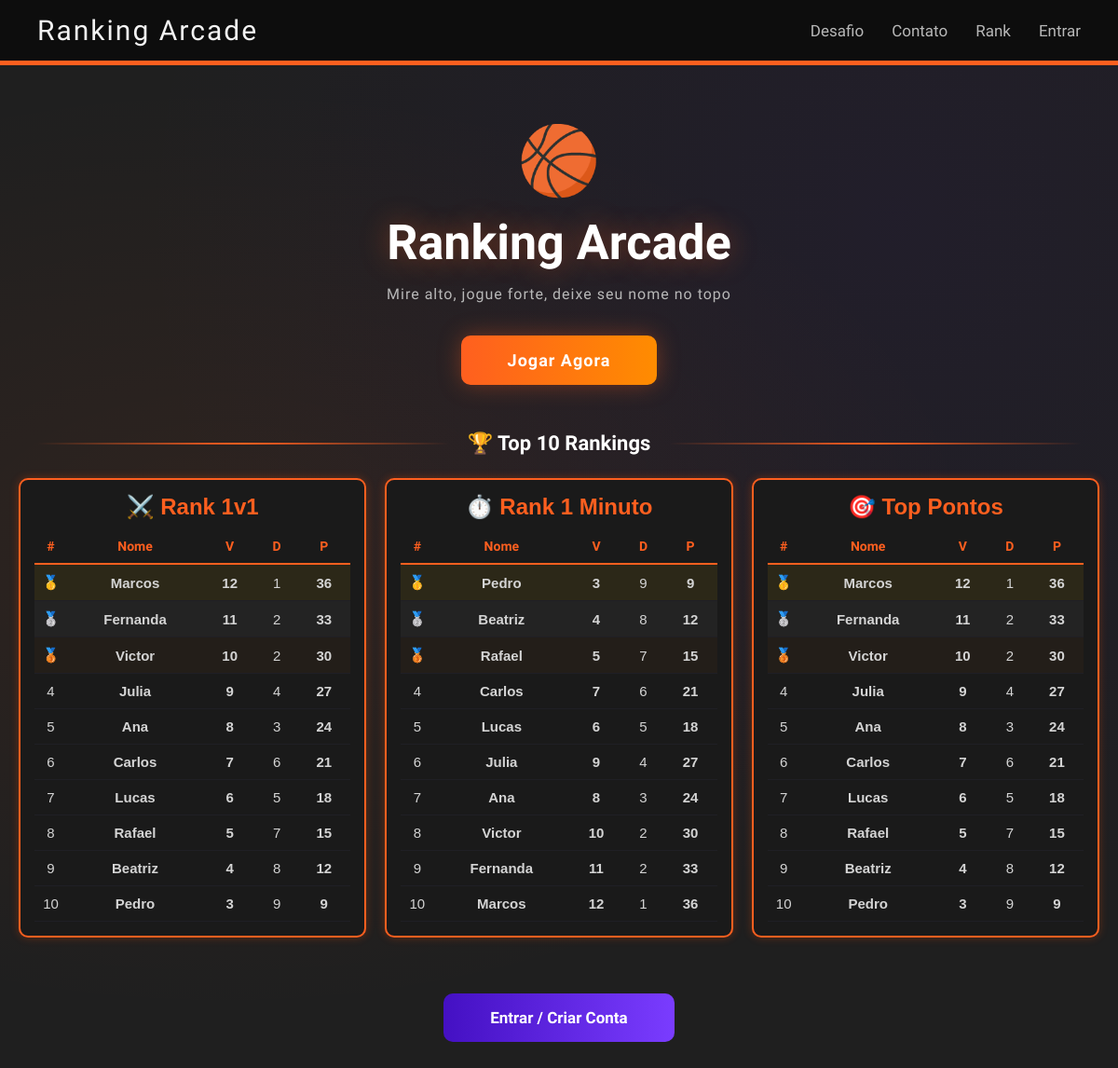
Before: / with the older database file.
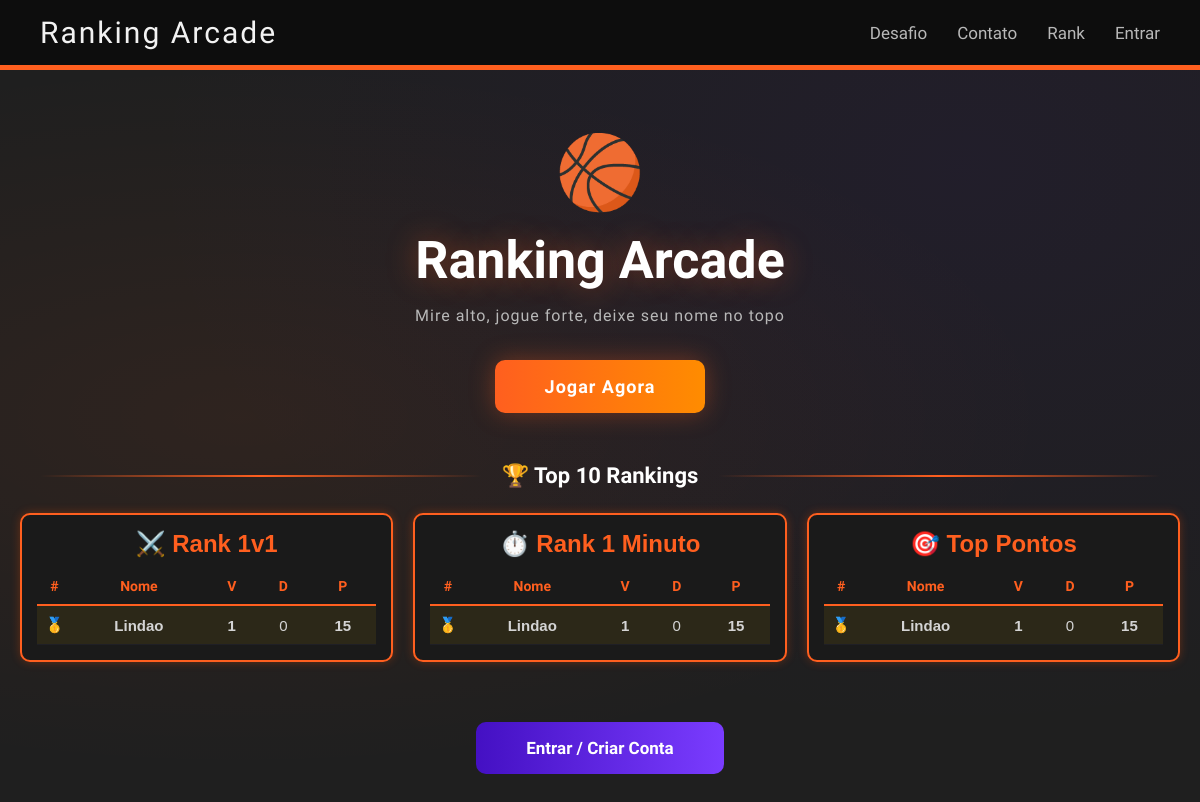
After: the same page with the newer database file.
### tables this page shows
CREATE TABLE jogadores (
            id       INTEGER PRIMARY KEY AUTOINCREMENT,
            nome     TEXT NOT NULL UNIQUE,
            vitorias INTEGER DEFAULT 0,
            derrotas INTEGER DEFAULT 0,
            pontos   INTEGER DEFAULT 0
        );

### main.py (the view)
@app.route("/")
def index():
    return render_template(
        "index.html",
        rank1v1=get_ranking("vitorias"),
        rank1min=get_ranking("derrotas"),
        rankpontos=get_ranking("pontos")
    )

### main.py (called while the page is built)
def get_db():
    conn = sqlite3.connect("ranking.db")
    conn.row_factory = sqlite3.Row
    return conn

def get_ranking(ordenacao):
    colunas_validas = ["vitorias", "derrotas", "pontos"]
    if ordenacao not in colunas_validas:
        ordenacao = "pontos"
    conn = get_db()
    dados = conn.execute(
        f"SELECT nome, vitorias, derrotas, pontos FROM jogadores ORDER BY {ordenacao} DESC LIMIT 10"
    ).fetchall()
    conn.close()
    return [dict(d) for d in dados]

### templates/index.html (shortened to what this page needs)
<!DOCTYPE html>
<html lang="pt-br">
<head>
    <link rel="stylesheet" href="{{ url_for('static', filename='style.css') }}">
</head>
<body class="page-index">
    <nav class="navbar">
        <h1>Ranking Arcade</h1>
        <ul>
            <li><a href="{{ url_for('desafio') }}">Desafio</a></li>
            <li><a href="{{ url_for('contato') }}">Contato</a></li>
            <li><a href="{{ url_for('rank') }}">Rank</a></li>
            <li><a href="{{ url_for('entrar') }}">Entrar</a></li>
        </ul>
    </nav>
    <div class="index-hero">
        <span class="index-hero-icon">🏀</span>
        <h1 class="index-hero-title">Ranking Arcade</h1>
        <p class="index-hero-sub">Mire alto, jogue forte, deixe seu nome no topo</p>
        <a href="{{ url_for('desafio') }}" class="arcade-btn arcade-btn-login index-hero-btn">
            Jogar Agora
        </a>
    </div>
    <div class="index-section-title">
        <span class="index-section-line"></span>
        <h2>🏆 Top 10 Rankings</h2>
        <span class="index-section-line"></span>
    </div>
    <div class="ranking-container">
        <div class="ranking-box">
            <h2>⚔️ Rank 1v1</h2>
            <table class="ranking-table">
                <thead>
                    <tr>
                        <th>#</th>
                        <th>Nome</th>
                        <th>V</th>
                        <th>D</th>
                        <th>P</th>
                    </tr>
                </thead>
                <tbody>
                    {% for jogador in rank1v1 %}
                    <tr class="{% if loop.index == 1 %}row-gold{% elif loop.index == 2 %}row-silver{% elif loop.index == 3 %}row-bronze{% endif %}">
                        <td class="rank-idx">
                            {% if loop.index == 1 %}🥇
                            {% elif loop.index == 2 %}🥈
                            {% elif loop.index == 3 %}🥉
                            {% else %}{{ loop.index }}{% endif %}
                        </td>
                        <td class="rank-player">{{ jogador.nome }}</td>
                        <td class="rank-win">{{ jogador.vitorias }}</td>
                        <td>{{ jogador.derrotas }}</td>
                        <td class="rank-pts">{{ jogador.pontos }}</td>
                    </tr>
                    {% endfor %}
                </tbody>
            </table>
        </div>
        <div class="ranking-box">
            <h2>⏱️ Rank 1 Minuto</h2>
            <table class="ranking-table">
                <thead>
                    <tr>
                        <th>#</th>
                        <th>Nome</th>
                        <th>V</th>
                        <th>D</th>
                        <th>P</th>
                    </tr>
                </thead>
                <tbody>
                    {% for jogador in rank1min %}
                    <tr class="{% if loop.index == 1 %}row-gold{% elif loop.index == 2 %}row-silver{% elif loop.index == 3 %}row-bronze{% endif %}">
                        <td class="rank-idx">
                            {% if loop.index == 1 %}🥇
                            {% elif loop.index == 2 %}🥈
                            {% elif loop.index == 3 %}🥉
                            {% else %}{{ loop.index }}{% endif %}
                        </td>
                        <td class="rank-player">{{ jogador.nome }}</td>
                        <td class="rank-win">{{ jogador.vitorias }}</td>
                        <td>{{ jogador.derrotas }}</td>
                        <td class="rank-pts">{{ jogador.pontos }}</td>
                    </tr>
                    {% endfor %}
                </tbody>
            </table>
        </div>
        <div class="ranking-box">
            <h2>🎯 Top Pontos</h2>
            <table class="ranking-table">
                <thead>
                    <tr>
                        <th>#</th>
                        <th>Nome</th>
                        <th>V</th>
                        <th>D</th>
                        <th>P</th>
                    </tr>
                </thead>
                <tbody>
                    {% for jogador in rankpontos %}
                    <tr class="{% if loop.index == 1 %}row-gold{% elif loop.index == 2 %}row-silver{% elif loop.index == 3 %}row-bronze{% endif %}">
                        <td class="rank-idx">
                            {% if loop.index == 1 %}🥇
                            {% elif loop.index == 2 %}🥈
                            {% elif loop.index == 3 %}🥉
                            {% else %}{{ loop.index }}{% endif %}
                        </td>
                        <td class="rank-player">{{ jogador.nome }}</td>
                        <td class="rank-win">{{ jogador.vitorias }}</td>
                        <td>{{ jogador.derrotas }}</td>
                        <td class="rank-pts">{{ jogador.pontos }}</td>
                    </tr>
                    {% endfor %}
                </tbody>
            </table>
        </div>
    </div>
    <div class="index-login-btn">
        <a href="{{ url_for('entrar') }}" class="arcade-btn arcade-btn-register">
            Entrar / Criar Conta
        </a>
    </div>
</body>
</html>

### static/style.css (style rules this page uses)
* { box-sizing: border-box; margin: 0; padding: 0; }
body { background: #1F1F1F; font-family: Arial, sans-serif; }
.navbar { display: flex; justify-content: space-between; align-items: center; padding: 15px 40px; background-color: #0D0D0D; border-bottom: 5px solid #FF5F1F; font-family: 'Audiowide', cursive; }
.navbar h1 { color: #F2F2F2; font-size: 30px; font-weight: 400; letter-spacing: 2px; }
.navbar ul { display: flex; gap: 30px; list-style: none; }
.navbar ul li a { color: #b8b8b8; font-size: 17px; text-decoration: none; transition: color 0.3s ease; }
.ranking-container { display: grid; grid-template-columns: repeat(auto-fit, minmax(300px, 1fr)); gap: 20px; padding: 20px; }
.ranking-box { background-color: #1a1a1a; border: 2px solid #FF5F1F; border-radius: 10px; padding: 15px; color: #fff; box-shadow: 0 0 10px rgba(255, 81, 0, 0.3); }
.ranking-box h2 { text-align: center; margin-bottom: 10px; color: #FF5F1F; }
.arcade-btn { flex: 1; padding: 15px; border: none; border-radius: 10px; font-size: 16px; font-weight: bold; cursor: pointer; transition: transform 0.3s, opacity 0.3s; text-align: center; text-decoration: none; }
.arcade-btn-login { background: linear-gradient(90deg, #FF5F1F, #ff8c00); color: white; }
.arcade-btn-register { background: linear-gradient(90deg, #4410C3, #7a3cff); color: white; }
.ranking-table { width: 100%; border-collapse: collapse; margin-top: 10px; text-align: center; }
.ranking-table th { color: #FF5F1F; padding: 8px; border-bottom: 2px solid #FF5F1F; font-family: 'Audiowide', cursive; font-size: 13px; text-align: center; }
.ranking-table td { padding: 8px; color: #d4d4d4; border-bottom: 1px solid #1f1f25; font-size: 14px; text-align: center; }
.index-login-btn { display: flex; justify-content: center; margin: 40px auto 60px; }
.index-login-btn .arcade-btn { flex: none; padding: 16px 50px; font-size: 17px; font-family: 'Audiowide', cursive; text-decoration: none; }
body.page-index { background: radial-gradient(ellipse at 20% 50%, rgba(255, 95, 31, 0.07) 0%, transparent 60%), radial-gradient(ellipse at 80% 20%, rgba(68, 16, 195, 0.07) 0%, transparent 60%), #1F1F1F; }
.index-hero { display: flex; flex-direction: column; align-items: center; justify-content: center; padding: 60px 20px 40px; text-align: center; animation: fadeInDown 0.8s ease; }
.index-hero-icon { font-size: 72px; animation: bounce 2s infinite; display: block; margin-bottom: 15px; }
.index-hero-title { font-family: 'Orbitron', sans-serif; font-size: 52px; font-weight: 700; color: white; margin-bottom: 15px; text-shadow: 0 0 30px rgba(255, 95, 31, 0.4); }
.index-hero-sub { font-family: 'Audiowide', cursive; color: #b8b8b8; font-size: 16px; margin-bottom: 35px; letter-spacing: 1px; }
.index-hero-btn { flex: none; padding: 16px 50px; font-size: 18px; font-family: 'Audiowide', cursive; text-decoration: none; letter-spacing: 1px; box-shadow: 0 0 25px rgba(255, 95, 31, 0.35); }
.index-section-title { display: flex; align-items: center; justify-content: center; gap: 20px; padding: 10px 40px 5px; }
.index-section-title h2 { font-family: 'Orbitron', sans-serif; color: white; font-size: 22px; white-space: nowrap; }
.index-section-line { flex: 1; height: 2px; background: linear-gradient(90deg, transparent, #FF5F1F, transparent); }
.ranking-table th { color: #FF5F1F; padding: 10px 8px; border-bottom: 2px solid #FF5F1F; font-family: 'Audiowide', cursive; font-size: 14px; text-align: center; }
.ranking-table td { padding: 10px 8px; color: #d4d4d4; border-bottom: 1px solid #1f1f25; font-size: 15px; text-align: center; }
.rank-idx { font-size: 18px; width: 35px; }
.rank-player { font-weight: bold; color: white; font-size: 15px; }
.rank-win { color: #4dff91; font-weight: bold; }
.rank-pts { color: #FF5F1F; font-weight: bold; }
.row-gold td { background: rgba(255, 200, 0, 0.08); }

Changed rows visible on the page:
removed jogadores: nome "Marcos", vitorias "12", derrotas "1", pontos "36"
removed jogadores: nome "Fernanda", vitorias "11", derrotas "2", pontos "33"
removed jogadores: nome "Julia", vitorias "9", derrotas "4", pontos "27"
removed jogadores: nome "Ana", vitorias "8", derrotas "3", pontos "24"
removed jogadores: nome "Carlos", vitorias "7", derrotas "6", pontos "21"
removed jogadores: nome "Lucas", vitorias "6", derrotas "5", pontos "18"
removed jogadores: nome "Rafael", vitorias "5", derrotas "7", pontos "15"
removed jogadores: nome "Beatriz", vitorias "4", derrotas "8", pontos "12"
removed jogadores: nome "Pedro", vitorias "3", derrotas "9", pontos "9"
changed jogadores: nome "Victor" → "Lindao"; vitorias "10" → "1"; derrotas "2" → "0"; pontos "30" → "15"; text "🥉 🥉" → "🥇 🥇 🥇"
